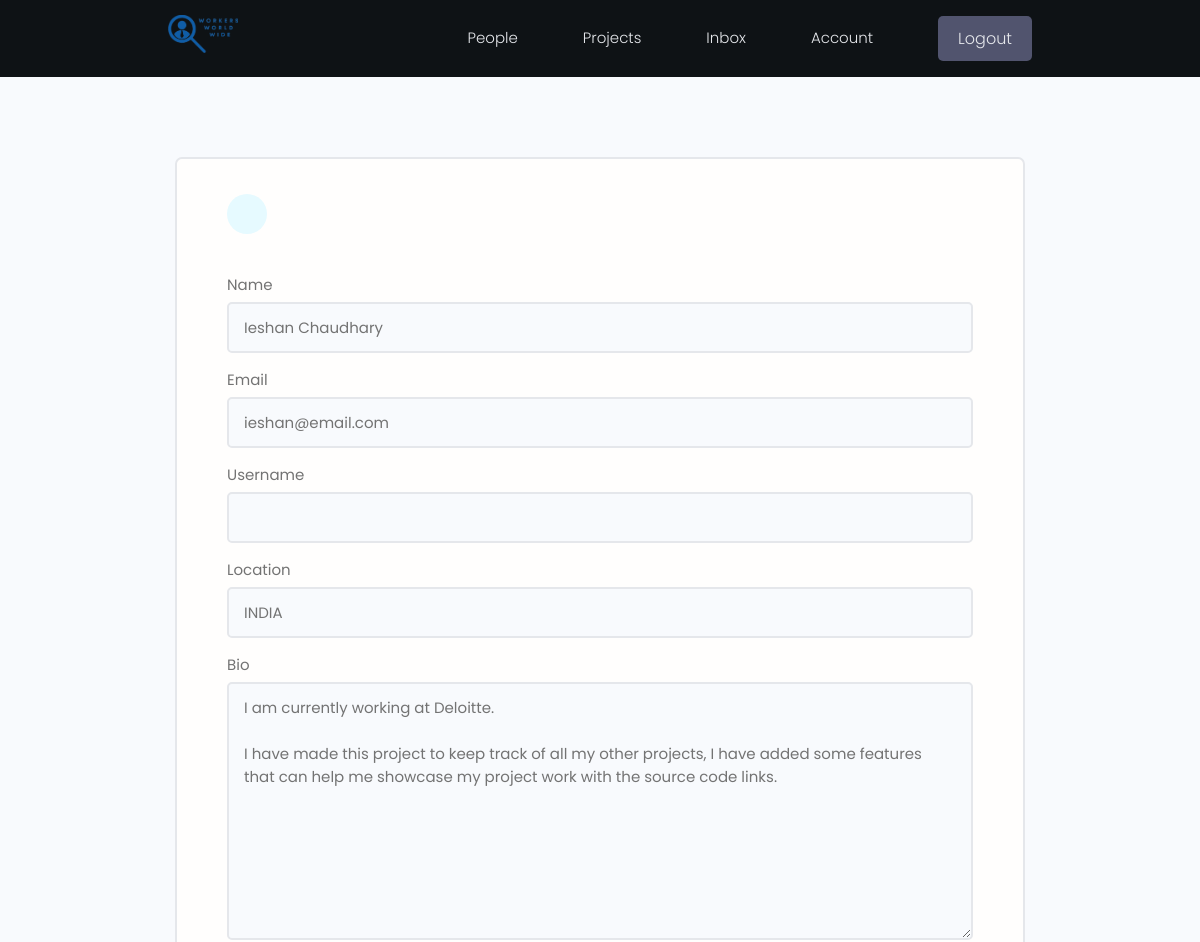
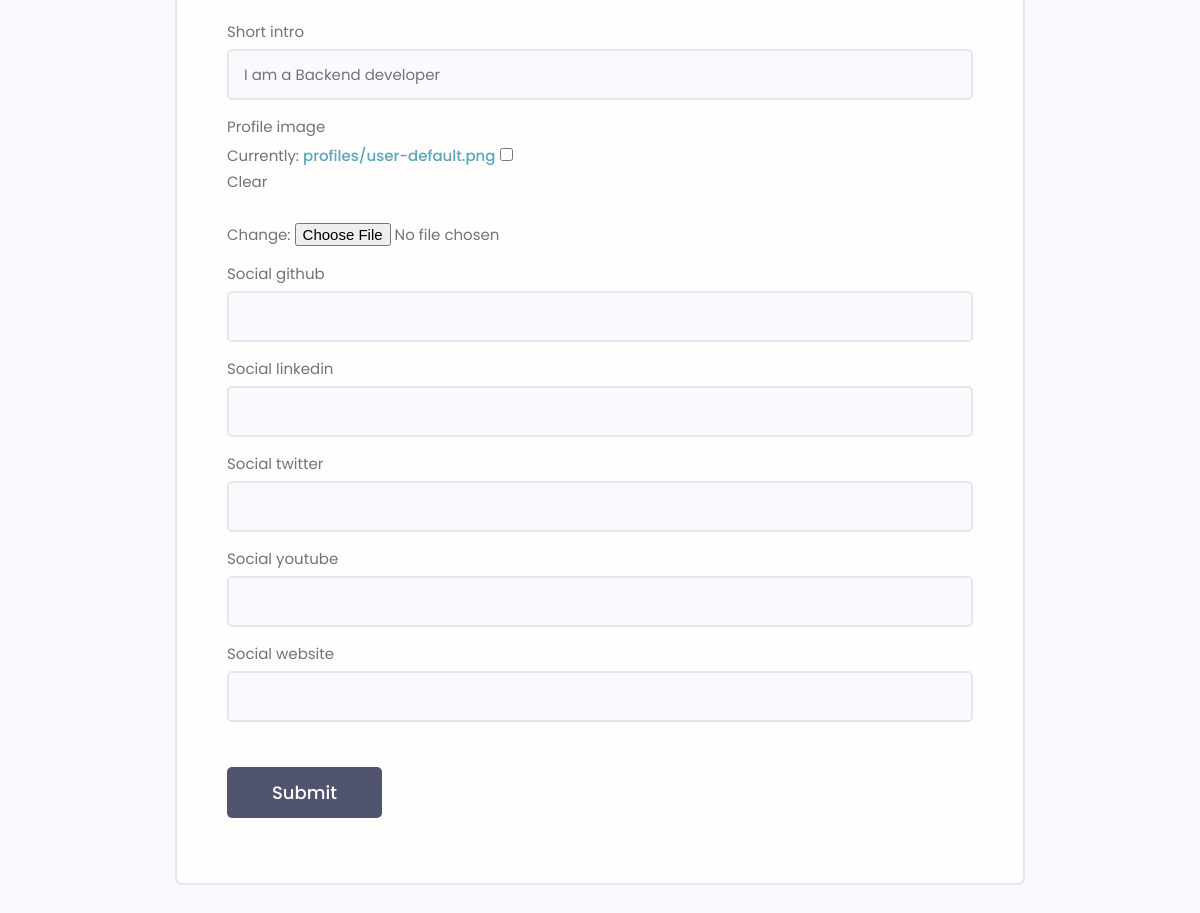
The page /edit-account/ (signed in) on the database its author committed (2 pictures, top to bottom).
### users/models.py (models this page shows, shortened)
class Profile(models.Model):
    user = models.OneToOneField(User, on_delete=models.CASCADE, null=True, blank=True)
    name = models.CharField(max_length=200, blank=True, null=True)
    email = models.EmailField(max_length=500, blank=True, null=True)
    username = models.CharField(max_length=200, blank=True, null=True)
    location = models.CharField(max_length=200, blank=True, null=True)
    short_intro = models.CharField(max_length=200, blank=True, null=True)
    bio = models.TextField(blank=True, null=True)
    profile_image = models.ImageField(null=True, blank=True, upload_to='profiles/', default='profiles/user-default.png')
    social_github = models.CharField(max_length=200, blank=True, null=True)
    social_twitter = models.CharField(max_length=200, blank=True, null=True)
    social_linkedin = models.CharField(max_length=200, blank=True, null=True)
    social_youtube = models.CharField(max_length=200, blank=True, null=True)
    social_website = models.CharField(max_length=200, blank=True, null=True)
    created = models.DateTimeField(auto_now_add=True)
    id = models.UUIDField(default=uuid.uuid4, unique=True, primary_key=True, editable=False)
    class Meta:
        ordering = ['created']

### users/views.py (the view)
# urls.py: path('edit-account/', views.editAccount, name='edit_account'),
@login_required(login_url='login')
def editAccount(request):
    profile = request.user.profile
    form = profileForm(instance=profile)
    if request.method == 'POST':
        form = profileForm(request.POST, request.FILES, instance=profile)
        if form.is_valid():
            form.save()
            return redirect('account')
    context = {'form': form}
    return render(request, 'users/profile_form.html', context)

### users/forms.py
class profileForm(ModelForm):
    class Meta:
        model = Profile
        fields = ['name', 'email', 'username', 'location', 'bio', 'short_intro', 'profile_image', 'social_github', 'social_linkedin', 'social_twitter', 'social_youtube', 'social_website']
    def __init__(self, *args, **kwargs):
        super(profileForm, self).__init__(*args, **kwargs)
        for name, field in self.fields.items():
            field.widget.attrs.update({'class': 'input'})

### users/templates/users/profile_form.html (shortened to what this page needs)
{% extends 'main.html' %}
{% block content %}
    <main class="formPage my-xl">
        <div class="content-box">
            <div class="formWrapper">
                <a class="backButton" href="{% url 'account' %}"></a>
                <br>
                <form class="form" method="POST" action="{% url 'edit_account' %}" enctype="multipart/form-data">
                    {% for field in form %}
                    <div class="form__field">
                        <label for="formInput#text">{{ field.label }} </label>
                        {{ field }}
                    </div>
                    {% endfor %}
                    <input class="btn btn--sub btn--lg  my-md" type="submit" value="Submit" />
                </form>
            </div>
        </div>
    </main>
{% endblock content %}

### static/styles/app.css (style rules this page uses)
:root { --color-sub: #0E1215; }
.btn--sub { background-color: var(--color-sub-light); }
.content-box { width: 95%; max-width: 85rem; margin: 0 auto; }
.backButton { background: var(--color-main-light); color: var(--color-main); width: 4rem; height: 4rem; display: flex; align-items: center; justify-content: center; border-radius: 50%; }
.formPage .formWrapper { list-style: none; background: var(--color-white); padding: 3.5rem 5rem; border: 2px solid var(--color-light); border-radius: 0.7rem; }

### static/uikit/styles/modules/_variables.css (style rules this page uses)
:root { --color-main: #5aa5b9; --color-main-light: #e6faff; --color-sub: #3f4156; --color-sub-light: #51546e; --color-sub-lighter: #ededfd; --color-text: #737373; --color-gray: #8b8b8b; --color-light: #e5e7eb; --color-light-gray: #767676; --color-bg: #f8fafd; --color-white: #fffefd; --color-white-light: #f3f3f3; --color-success: #359e64; --color-success-bg: #def8e8; --color-error: #fc4b0b; --color-error-bg: #fff2ee; --font-base: 'Poppins', arial, helvetica, 'Segoe UI', roboto, ubuntu, sans-serif; --font-monospace: 'Fira Code', 'Courier New', courier, monospace; --font-regular: 300; --font-medium: 500; --font-bold: 700; --generic-shadow: 1px 1px 5px #00000010; --generic-transition: all 0.3s ease-in-out; }

### static/uikit/styles/modules/_base.css (style rules this page uses)
* { margin: 0; padding: 0; box-sizing: border-box; text-rendering: optimizeLegibility; color: inherit; font-size: inherit; }
html { font-size: 50%; }
@media only screen and (min-width: 480px) { html { font-size: 56.25%; } }
@media only screen and (min-width: 1200px) { html { font-size: 62.5%; } }
body { line-height: 1.6; font-weight: 400; font-size: 1.5rem; color: var(--color-text); background-color: var(--color-bg); min-height: 100vh; }

### static/uikit/styles/modules/_typography.css (style rules this page uses)
* { font-family: var(--font-base); }
a { padding-bottom: 2px; text-decoration: none; display: inline-block; color: var(--color-main); font-weight: var(--font-medium); }

### static/uikit/styles/modules/_utilities.css (style rules this page uses)
.my-md { margin: 3rem auto; }
.my-xl { margin: 8rem auto; }

### static/uikit/styles/modules/_button.css (style rules this page uses)
.btn { display: inline-block; position: relative; cursor: pointer; background-color: var(--color-light); font-weight: var(--font-medium); color: var(--color-sub); text-decoration: none; padding: 1rem 2rem; border-radius: 0.5rem; border: none; width: -webkit-fit-content; width: -moz-fit-content; width: fit-content; height: -webkit-fit-content; height: -moz-fit-content; height: fit-content; font-size: 1.6rem; outline-width: 0; outline-color: transparent; -webkit-backface-visibility: hidden; backface-visibility: hidden; transition: all 0.3s ease-in-out; }
.btn--sub { background-color: var(--color-sub); color: var(--color-white); }
.btn--lg { font-size: 1.8rem; padding: 1.2rem 4.5rem; }

### static/uikit/styles/modules/_form.css (style rules this page uses)
.form { display: block; }
.form__field { margin-top: 1.5rem; margin-bottom: 1.5rem; }
.form__label, .form__field > label { display: block; margin-bottom: 0.5rem; color: var(--color-text); }
input.input[type='text'], input.input[type='email'], input.input[type='password'], input.input[type='number'], textarea.input { min-width: 24rem; width: 100%; padding: 1.2rem 1.5rem; border-radius: 0.5rem; border: 2px solid var(--color-light); transition: all 0.3s ease-in-out; background-color: var(--color-bg); }

### rows shown on the page
Profile: form "Ieshan Chaudhary" "ieshan@email.com" "INDIA" "I am currently working at Deloitte. I have made this project to keep track of all my other projects, I have added some features that can help me showcase my project work with the source code links." "I am a Backend developer"

### other values the page prints
{{ field.label }} "Name" "Email" "Username" "Location" "Bio" "Short intro" "Profile image" "Social github" "Social linkedin" "Social twitter" "Social youtube" "Social website"
